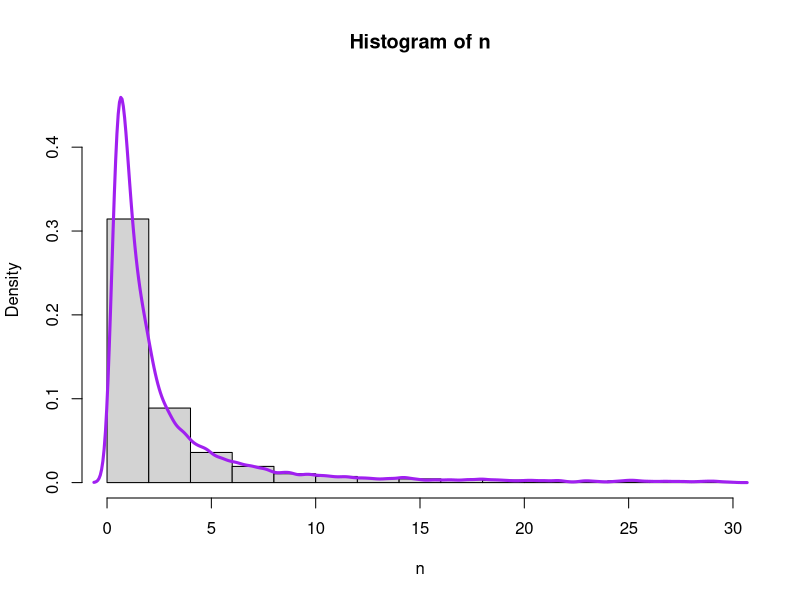
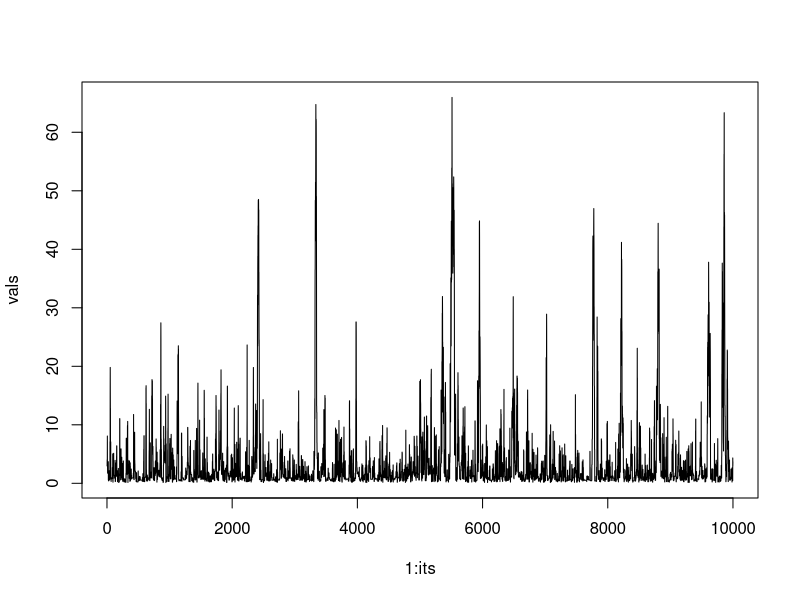
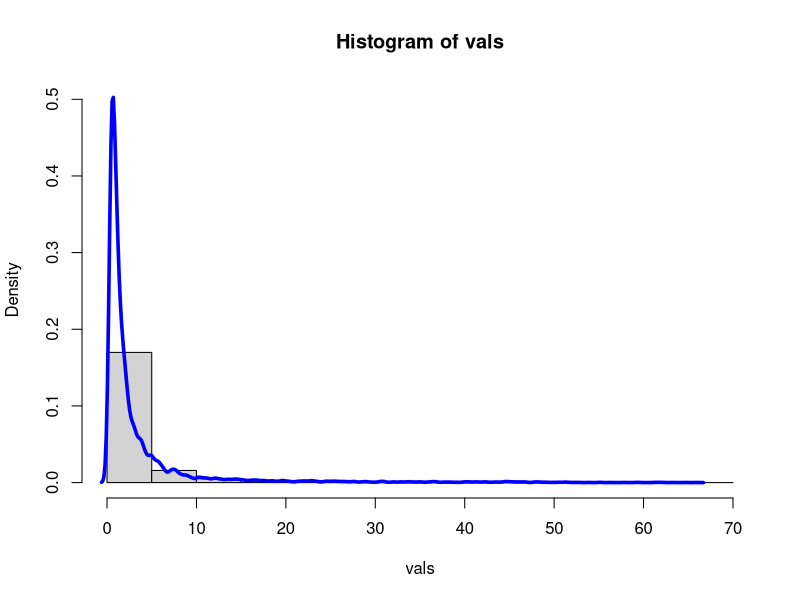
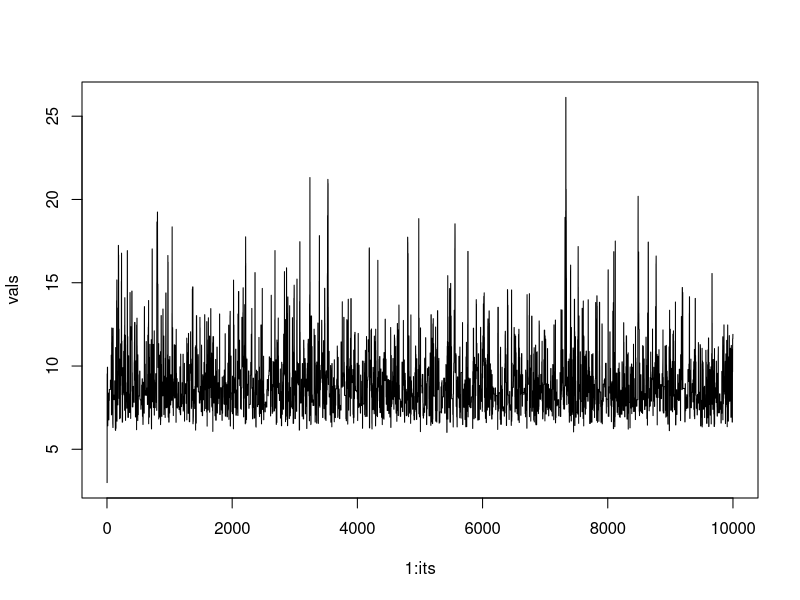
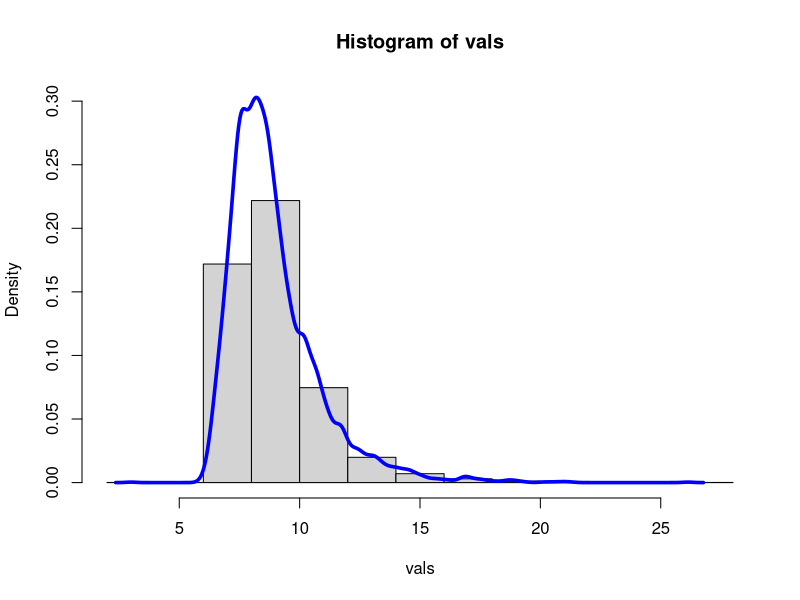
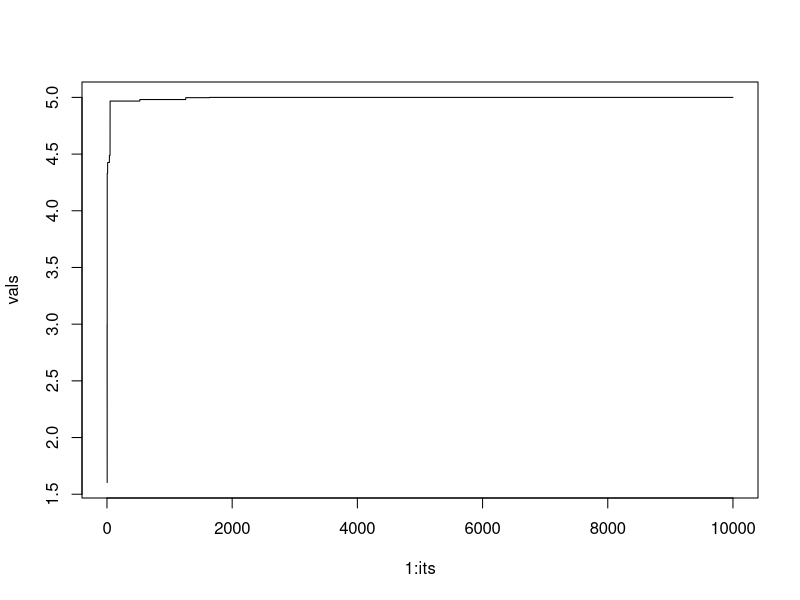
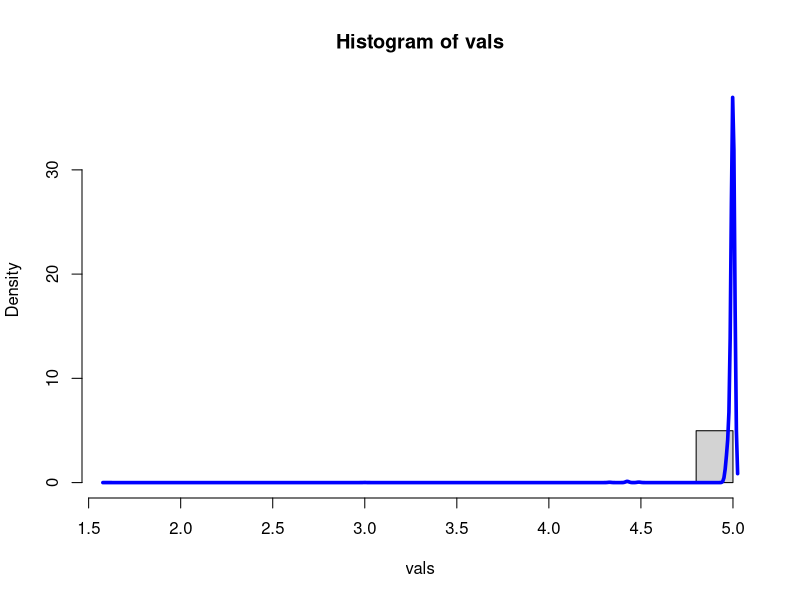

Reproduce these figures in R, in order. (Note: this script raises an error after producing the figures.)
## ---- chunk 1
distance <- function(a, b){
  sqrt( sum((a - b)^2) )
}
## ---- chunk 2
set.seed(12)
approxPi <- function(n) {
  x <- runif(n)
  y <- runif(n)
  pts <- data.frame(x, y)
  sq_dist <- (pts - c(0,0))^2 # you technically don't need the c(0,0)
  dists <- sqrt(rowSums(sq_dist))
  circle <- dists[dists < 1]
  ratio <- length(circle) / length(dists)
  4 * ratio
}
## ---- chunk 3
pi
approxPi(10^6)
## ---- chunk 4
library(evd)
n <- rfrechet(10000) # Same default parameter values
n <- n[n < 30]
hist(n, prob = TRUE, ylim = c(0, max(density(n)$y)))
lines(density(n), lwd = 3, col = "purple")
## ---- chunk 5
library(truncnorm)
r_frechet <- function(start = 0, n = 10000, alpha = 1, s = 1, m = 0) {
  
  p <- function(x){ # target
    log((alpha / s) * ( ((x - m) / s)^(-1 - alpha) )) + (-( (x - m)/s ) ^ -alpha)
    # frechet PDF
  }  
  
  propose <- function(x, mu, m = m) {
    log(dtruncnorm(x, a = 0, mean = mu, sd = 6.32))
  }
  
  values <- rep(NA, n)
  
  a <- 0
  values[1] <- start
  for(i in 2:n) {
    current <- values[i-1]
    y <- rtruncnorm(1, a = 0, mean = current, sd = 6.32)
    
    pmove <- min(
      0, (p(y) - propose(y, current)) - ((p(current) - propose(current, y)))
    )
    
    #if(i > 5000) browser()
    
    u <- log(runif(1))
    if(u < pmove) {
      values[i] <- y
      a <- a + 1
    }
    else {
      values[i] <- values[i-1]
    }
  }
  return(list(values, a))
}
## ---- chunk 6
its <- 10000
results <- r_frechet(start = 3, n = its) # default parameter values
vals <- results[[1]]
a <- results[[2]]
cat("Acceptance Rate:", a/its, "\n")
plot(1:its, vals, type = "l")

hist(vals, prob = TRUE, ylim = c(0, max(density(vals)$y)))
lines(density(vals), col = "blue", lwd = 3.5)
## ---- chunk 7
its <- 10000
results <- r_frechet(start = 3, alpha = 7, s = 8, m = 0, n = its)
vals <- results[[1]]
a <- results[[2]]
cat("Acceptance Rate:", a/its, "\n")
plot(1:its, vals, type = "l")

hist(vals, prob = TRUE, ylim = c(0, max(density(vals)$y)))
lines(density(vals), col = "blue", lwd = 3.5)
## ---- chunk 8
its <- 10000
results <- r_frechet(start = 3, alpha = 1, s = 1, m = 5, n = its)
vals <- results[[1]]
a <- results[[2]]
cat("Acceptance Rate:", a/its, "\n")
plot(1:its, vals, type = "l")

hist(vals, prob = TRUE, ylim = c(0, max(density(vals)$y)))
lines(density(vals), col = "blue", lwd = 3.5)
## ---- chunk 9
its <- 10000
results <- r_frechet(start = 3, alpha = 6, s = 5, m = 1, n = its)
## ---- chunk 10
mh_norm <- function(start = -30, n = 10000) {
  # target
  p <- function(x){
    dnorm(x)
  }  
  
  propose <- function(xt) {
    runif(1, xt - 1, xt + 1) # proposal distribution
  }
  
  values <- rep(NA, n)
  
  values[1] <- start
  a = 0
  for(i in 2:n) {
    y <- runif(1, values[i-1]-1, values[i-1]+1)
    pmove <- min(1, (p(y)/p(values[i-1]))) #* (propose(values[i-1]) / propose(y)))
    u <- runif(1)
    if(u < pmove) {
      values[i] <- y
      a <- a + 1
    }
    else {
      values[i] <- values[i-1]
    }
    
  }
  return(list(values, a))
}
## ---- chunk 11
its <- 10000
v <- mh_norm(n = its)
val <- v[[1]]
a <- v[[2]]
cat("Acceptance Rate:", a/its, "\n")
plot(1:10000, val, type = "l")
index<- 175:10000
hist(val[index], prob = TRUE, ylim = c(0, max(density(val[index])$y)))
lines(density(val[index]), col = "blue", lwd = 3.5)
